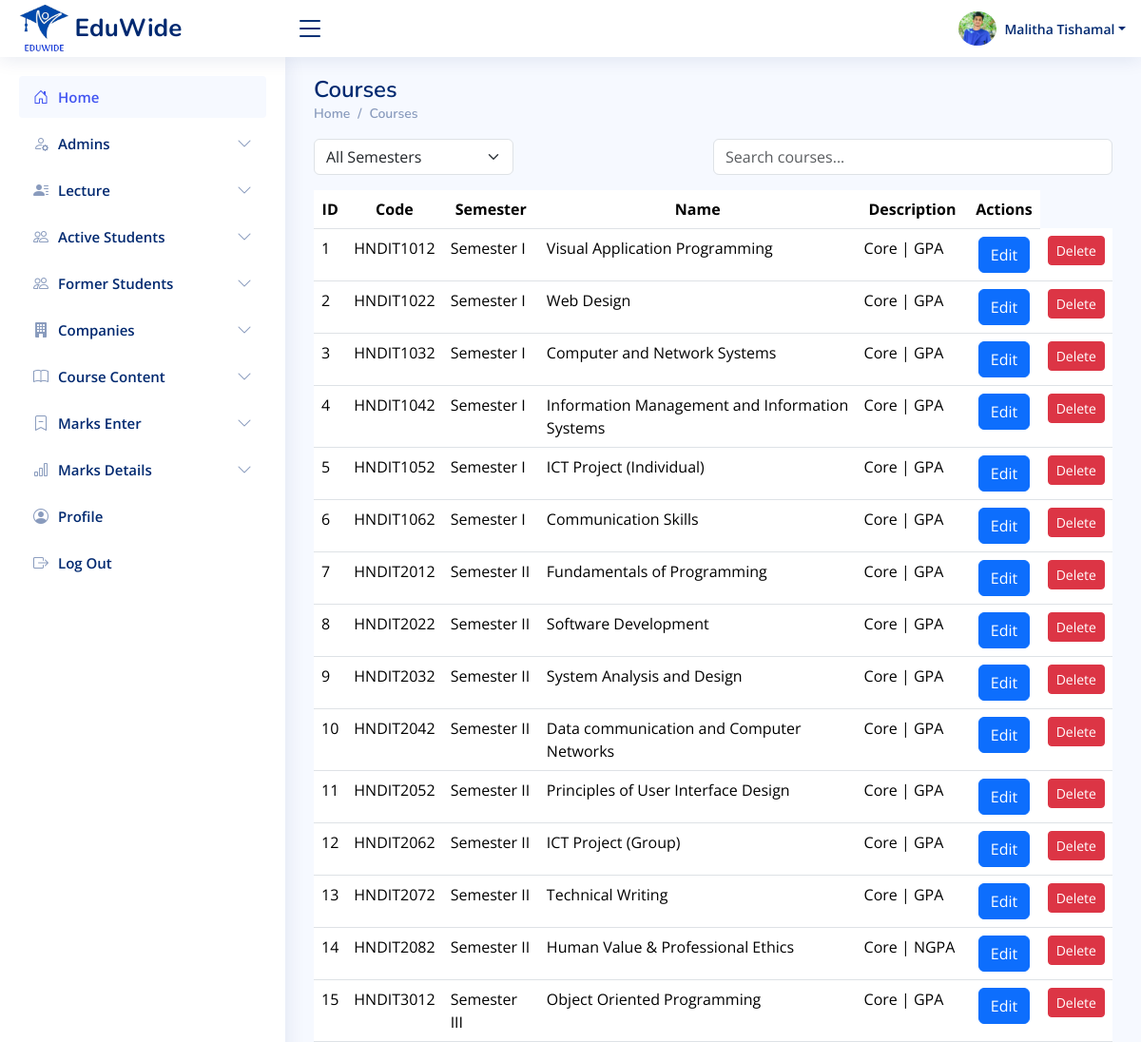
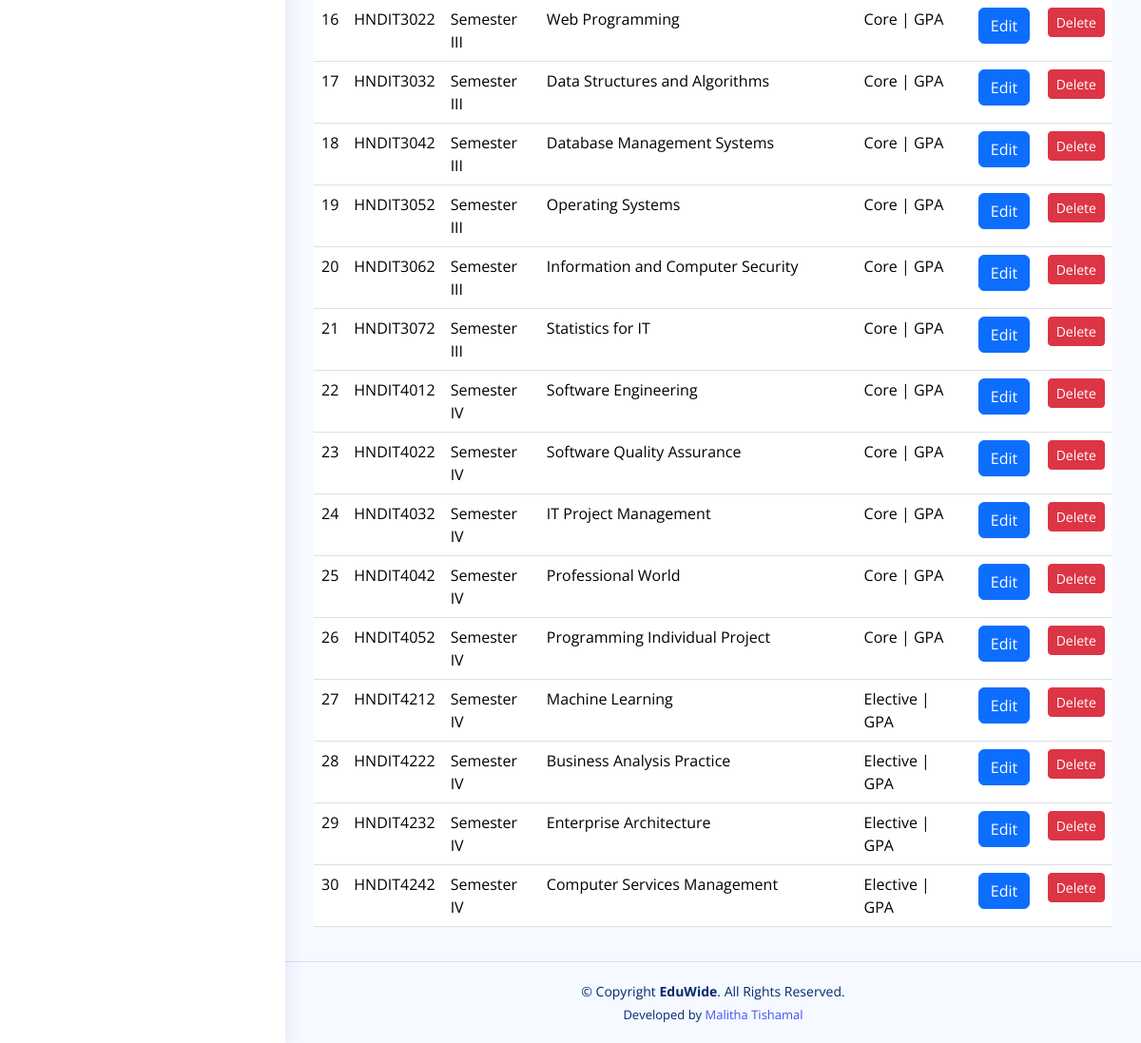
/admin/pages-courses.php (signed in), run on the app's committed database (2 pictures, top to bottom).
### tables this page shows
CREATE TABLE `subjects` (
  `id` int(11) NOT NULL,
  `semester` varchar(50) DEFAULT NULL,
  `code` varchar(20) DEFAULT NULL,
  `name` varchar(255) DEFAULT NULL,
  `description` varchar(255) DEFAULT NULL
);

### admin/pages-courses.php (the view, shortened to what this page needs)
<?php
require_once '../includes/db-conn.php';
$user_id = $_SESSION['admin_id'];
$sql = "SELECT * FROM admins WHERE id = ?";
$stmt = $conn->prepare($sql);
$stmt->bind_param("i", $user_id);
$stmt->execute();
$result = $stmt->get_result();
$user = $result->fetch_assoc();
$sql = "SELECT * FROM subjects";
$result = $conn->query($sql);
?>
<!DOCTYPE html>
<html lang="en">
<head>
    <?php include_once("../includes/css-links-inc.php"); ?>
</head>
<body>
    <?php include_once("../includes/header.php") ?>
    <?php include_once("../includes/sadmin-sidebar.php") ?>
    <main id="main" class="main">
        <div class="pagetitle">
            <h1>Courses</h1>
            <nav>
                <ol class="breadcrumb">
                    <li class="breadcrumb-item"><a href="">Home</a></li>
                    <li class="breadcrumb-item"><a href="">Courses</a></li>
                </ol>
            </nav>
        </div>
        <section class="section">
            <div class="d-flex justify-content-between mb-3">
                <select id="semesterFilter" class="form-select w-25">
                    <option value="">All Semesters</option>
                </select>
                        <input type="text" id="searchInput" class="form-control w-50" placeholder="Search courses...">
            </div>
            <table id="courseDataTable" class="table datatable">
                <thead class="align-middle text-center">
                    <tr>
                        <th>ID</th>
                        <th>Code</th>
                        <th>Semester</th>
                        <th>Name</th>
                        <th>Description</th>
                        <th>Actions</th>
                    </tr>
                </thead>
                <tbody id="courseTable">
                    <?php
                    if ($result->num_rows > 0) {
                        while ($row = $result->fetch_assoc()) {
                            echo "<tr>";
                            echo "<td>" . $row['id'] . "</td>";
                            echo "<td>" . $row['code'] . "</td>";
                            echo "<td class='semester'>" . $row['semester'] . "</td>";
                            echo "<td class='course-name'>" . $row['name'] . "</td>";
                            echo "<td>" . $row['description'] . "</td>";
                            echo '<td class="text-center">
                                    <a href="edit_subject.php?subject_id=' . $row['id'] . '" class="btn btn-primary">Edit</a>
                                  </td>';
                            echo "<td class='text-center'>
                                    <button class='btn btn-danger btn-sm w-100 delete-btn' data-id='" . $row['id'] . "'>Delete</button>
                                  </td>";
                            echo "</tr>";
                        }
                    } else {
                        echo "<tr><td colspan='6' class='text-center'>No Courses.</td></tr>";
                    }
                    ?>
                </tbody>
            </table>
        </section>
    </main>
    <?php include_once("../includes/footer.php") ?>
</body>
</html>

### includes/header.php (shortened to what this page needs)
<header id="header" class="header fixed-top d-flex align-items-center">
    <div class="d-flex align-items-center justify-content-between">
        <a href="" class="logo d-flex align-items-center">
            <img src="<?php echo $base_url; ?>assets/images/logos/eduwide-logo.png" alt="">
            <span class="d-none d-lg-block">EduWide</span>
        </a>
        <i class="bi bi-list toggle-sidebar-btn"></i>
    </div>
    <nav class="header-nav ms-auto">
        <ul class="d-flex align-items-center">
            <?php
                $profilePic = isset($user['profile_picture']) && $user['profile_picture'] ? $user['profile_picture'] : 'default.png';
            ?>
            <li class="nav-item dropdown pe-3">
                <a class="nav-link nav-profile d-flex align-items-center pe-0" href="#" data-bs-toggle="dropdown">
                   <img id="profilePicture" src="<?php echo $profilePic; ?>" alt="Profile Picture" class="rounded-circle" style="width: 40px !important; height: 40px !important; object-fit: cover;">
                    <span class="d-none d-md-block dropdown-toggle ps-2"><?php echo htmlspecialchars($user['username']); ?></span>
                </a>
            </li>
        </ul>
    </nav>
</header>

### assets/css/style.css (style rules this page uses)
:root { scroll-behavior: smooth; }
body { font-family: "Open Sans", sans-serif; background: #f6f9ff; color: #444444; }
a { color: #4154f1; text-decoration: none; }
h1, h2, h3, h4, h5, h6 { font-family: "Nunito", sans-serif; }
#main { margin-top: 60px; padding: 20px 30px; transition: all 0.3s; }
.pagetitle { margin-bottom: 10px; }
.pagetitle h1 { font-size: 24px; margin-bottom: 0; font-weight: 600; color: #012970; }
.breadcrumb { font-size: 14px; font-family: "Nunito", sans-serif; color: #899bbd; font-weight: 600; }
.breadcrumb a { color: #899bbd; transition: 0.3s; }
.breadcrumb .breadcrumb-item::before { color: #899bbd; }
.logo { line-height: 1; }
@media (min-width: 1200px) { .logo { width: 280px; } }
.logo img { max-height: 50px; margin-right: 6px; }
.logo span { font-size: 26px; font-weight: 700; color: #012970; font-family: "Nunito", sans-serif; }
.header { transition: all 0.5s; z-index: 997; height: 60px; box-shadow: 0px 2px 20px rgba(1, 41, 112, 0.1); background-color: #fff; padding-left: 20px; }
.header .toggle-sidebar-btn { font-size: 32px; padding-left: 10px; cursor: pointer; color: #012970; }
.header-nav ul { list-style: none; }
.header-nav>ul { margin: 0; padding: 0; }
.header-nav .nav-profile { color: #012970; }
.header-nav .nav-profile img { max-height: 36px; }
.header-nav .nav-profile span { font-size: 14px; font-weight: 600; }
@media (min-width: 1200px) { #main, #footer { margin-left: 300px; } }

### data on the page
subjects: id "1", code "HNDIT1012", semester "Semester I", name "Visual Application Programming", description "Core | GPA"
subjects: id "2", code "HNDIT1022", semester "Semester I", name "Web Design", description "Core | GPA"
subjects: id "3", code "HNDIT1032", semester "Semester I", name "Computer and Network Systems", description "Core | GPA"
subjects: id "4", code "HNDIT1042", semester "Semester I", name "Information Management and Information Systems", description "Core | GPA"
subjects: id "5", code "HNDIT1052", semester "Semester I", name "ICT Project (Individual)", description "Core | GPA"
subjects: id "6", code "HNDIT1062", semester "Semester I", name "Communication Skills", description "Core | GPA"
subjects: id "7", code "HNDIT2012", semester "Semester II", name "Fundamentals of Programming", description "Core | GPA"
subjects: id "8", code "HNDIT2022", semester "Semester II", name "Software Development", description "Core | GPA"
subjects: id "9", code "HNDIT2032", semester "Semester II", name "System Analysis and Design", description "Core | GPA"
subjects: id "10", code "HNDIT2042", semester "Semester II", name "Data communication and Computer Networks", description "Core | GPA"
subjects: id "11", code "HNDIT2052", semester "Semester II", name "Principles of User Interface Design", description "Core | GPA"
subjects: id "12", code "HNDIT2062", semester "Semester II", name "ICT Project (Group)", description "Core | GPA"
subjects: id "13", code "HNDIT2072", semester "Semester II", name "Technical Writing", description "Core | GPA"
subjects: id "14", code "HNDIT2082", semester "Semester II", name "Human Value & Professional Ethics", description "Core | NGPA"
subjects: id "15", code "HNDIT3012", semester "Semester III", name "Object Oriented Programming", description "Core | GPA"
subjects: id "16", code "HNDIT3022", semester "Semester III", name "Web Programming", description "Core | GPA"
subjects: id "17", code "HNDIT3032", semester "Semester III", name "Data Structures and Algorithms", description "Core | GPA"
subjects: id "18", code "HNDIT3042", semester "Semester III", name "Database Management Systems", description "Core | GPA"
subjects: id "19", code "HNDIT3052", semester "Semester III", name "Operating Systems", description "Core | GPA"
subjects: id "20", code "HNDIT3062", semester "Semester III", name "Information and Computer Security", description "Core | GPA"
subjects: id "21", code "HNDIT3072", semester "Semester III", name "Statistics for IT", description "Core | GPA"
subjects: id "22", code "HNDIT4012", semester "Semester IV", name "Software Engineering", description "Core | GPA"
subjects: id "23", code "HNDIT4022", semester "Semester IV", name "Software Quality Assurance", description "Core | GPA"
subjects: id "24", code "HNDIT4032", semester "Semester IV", name "IT Project Management", description "Core | GPA"
subjects: id "25", code "HNDIT4042", semester "Semester IV", name "Professional World", description "Core | GPA"
subjects: id "26", code "HNDIT4052", semester "Semester IV", name "Programming Individual Project", description "Core | GPA"
subjects: id "27", code "HNDIT4212", semester "Semester IV", name "Machine Learning", description "Elective | GPA"
subjects: id "28", code "HNDIT4222", semester "Semester IV", name "Business Analysis Practice", description "Elective | GPA"
subjects: id "29", code "HNDIT4232", semester "Semester IV", name "Enterprise Architecture", description "Elective | GPA"
subjects: id "30", code "HNDIT4242", semester "Semester IV", name "Computer Services Management", description "Elective | GPA"

### other printed values
$user['username'] "Malitha Tishamal"
